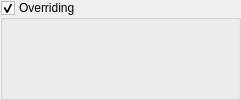
             <widget class="GroupBox" name="grpOverriding">
              <property name="enabled">
               <bool>true</bool>
              </property>
              <property name="sizePolicy">
               <sizepolicy hsizetype="Expanding" vsizetype="Preferred">
                <horstretch>0</horstretch>
                <verstretch>0</verstretch>
               </sizepolicy>
              </property>
              <property name="title">
               <string>Overriding</string>
              </property>
              <property name="checkable">
               <bool>true</bool>
              </property>
              <property name="overrided" stdset="0">
               <bool>false</bool>
              </property>
              <layout class="QHBoxLayout" name="horizontalLayout_14">
               <property name="leftMargin">
                <number>0</number>
               </property>
               <property name="topMargin">
                <number>0</number>
               </property>
               <property name="rightMargin">
                <number>0</number>
               </property>
               <property name="bottomMargin">
                <number>0</number>
               </property>
               <item>
                <widget class="QWidget" name="widgetFeed" native="true">
                 <property name="sizePolicy">
                  <sizepolicy hsizetype="Expanding" vsizetype="Preferred">
                   <horstretch>0</horstretch>
                   <verstretch>0</verstretch>
                  </sizepolicy>
                 </property>
                 <property name="minimumSize">
                  <size>
                   <width>235</width>
                   <height>0</height>
                  </size>
                 </property>
                 <layout class="QVBoxLayout" name="verticalLayout_22">
                  <property name="leftMargin">
                   <number>0</number>
                  </property>
                  <property name="topMargin">
                   <number>0</number>
                  </property>
                  <property name="rightMargin">
                   <number>0</number>
                  </property>
                  <property name="bottomMargin">
                   <number>0</number>
                  </property>
                  <item>
                   <widget class="SliderBox" name="slbFeedOverride" native="true"/>
                  </item>
                  <item>
                   <widget class="SliderBox" name="slbRapidOverride" native="true"/>
                  </item>
                  <item>
                   <widget class="SliderBox" name="slbSpindleOverride" native="true"/>
                  </item>
                 </layout>
                </widget>
               </item>
              </layout>
             </widget>
